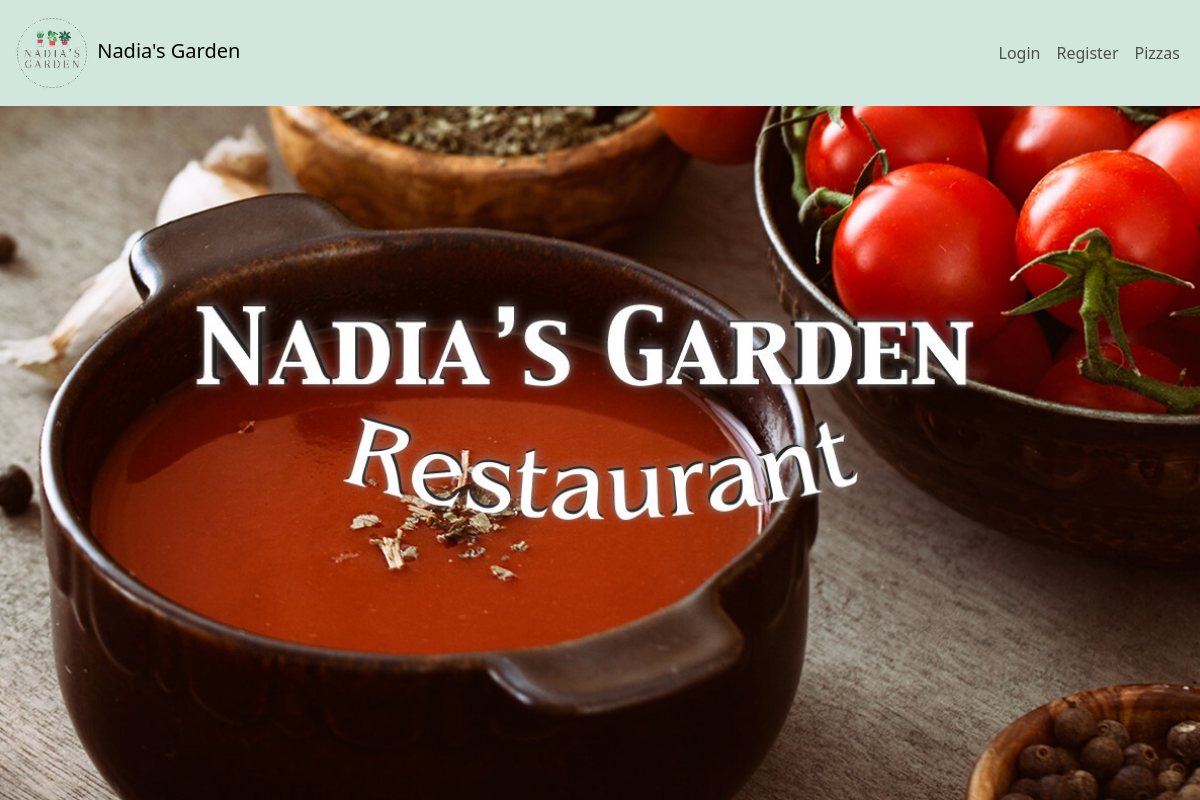
Page /pizzas on the earlier database version.
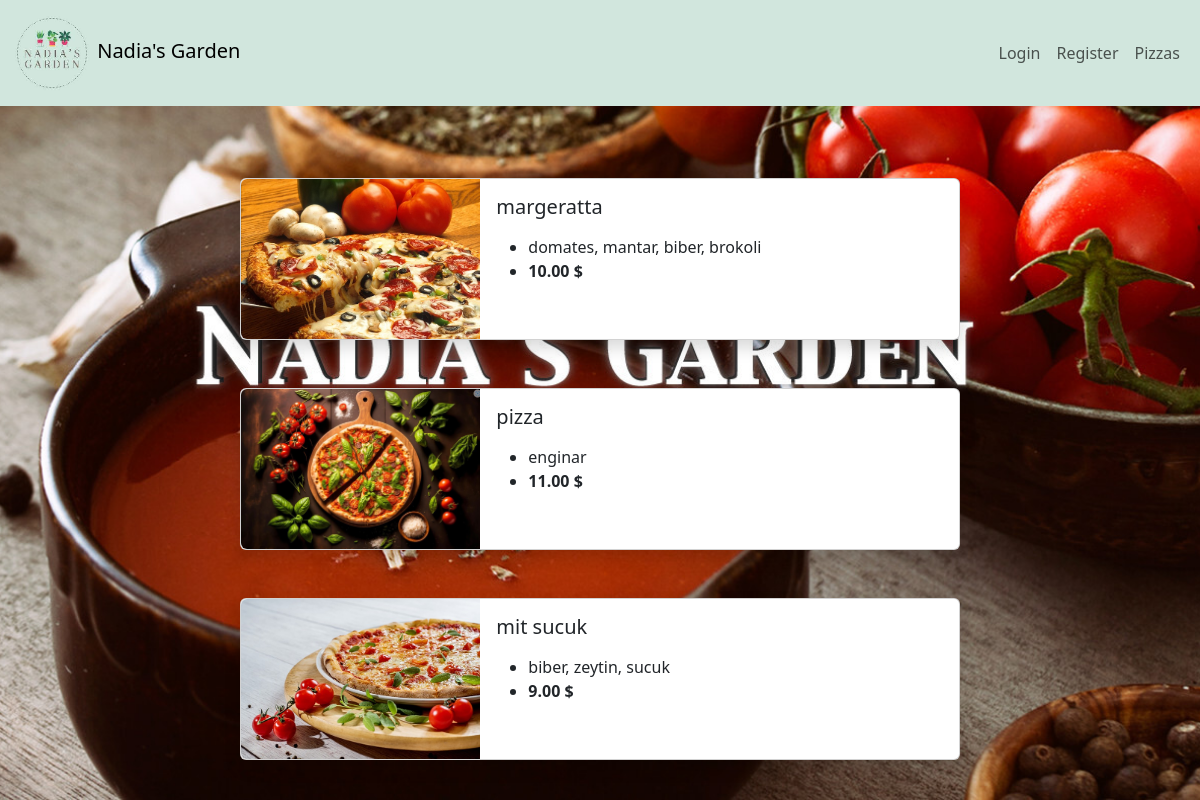
Same page on the later database version.
### pizzas/models.py (models this page shows, shortened)
class Pizza(models.Model):
    name = models.CharField(max_length=100)
    image = models.ImageField(upload_to="pizzas_pictures", blank=True, null=True)
    price = models.DecimalField(max_digits=10, decimal_places=2, default=10.00)
    topping = models.ManyToManyField(Toppings)

class Toppings(models.Model):
    name = models.CharField(max_length=100)
    def __str__(self):
        return self.name

### pizzas/views.py (the view)
# urls.py: path('', include('pizzas.urls')),
def pizzas(request):
    pizzas=Pizza.objects.all()
    context={
        'pizzas':pizzas
    }
    return render(request,'pizzas/pizzas.html',context)

### pizzas/templates/pizzas/pizzas.html (shortened to what this page needs)
{% extends 'pizzas/base.html' %}
{% block content %}
<div class="d-flex justify-content-around flex-wrap pt-5">
    {% for pizza in pizzas %}
    <div class="card m-4 shadow" style="max-width: 720px;">
        <div class="row g-0">
            <div class="col-md-4">
                {% if pizza.image %}
                <img src="{{ pizza.image.url }}" class="img-fluid rounded-start" style="height: 100%;">
                {% endif %}
            </div>
            <div class="col-md-8">
                <div class="card-body">
                    <h5 class="card-title">{{ pizza.name }}</h5>
                    <p class="card-text">
                    <ul>
                        <li>
                            {{ pizza.topping.all | join:', ' }}
                        </li>
                        <li>
                            <strong> {{ pizza.price }} $</strong>
                        </li>
                    </ul>
                    </p>
                </div>
            </div>
        </div>
    </div>
    {% endfor %}
</div>
{% endblock content %}

### pizzas/templates/pizzas/base.html (shortened to what this page needs)
{% load static %}
<!DOCTYPE html>
<html lang="en">
<head>
    <link href="https://cdn.jsdelivr.net/npm/bootstrap@5.3.1/dist/css/bootstrap.min.css" rel="stylesheet"
>
    <link rel="stylesheet" href=" {% static 'css/style.css' %} ">
</head>
<body>
    {% include 'pizzas/navbar.html' %}
    <div class="homeImage">
        {% block content %}
        {% endblock content %}
    </div>
</body>
</html>

### pizzas/templates/pizzas/navbar.html
{% load static %}
<nav class="navbar navbar-expand-lg navbar navbar-white">
    <div class="container-fluid ">
        <a class="navbar-brand alert-warning" href="/">
            <img src="{% static 'images/nadia.jpeg' %}" alt="Hi!" width="80" height="80">
            Nadia's Garden</a>
        <div class="collapse navbar-collapse" id="navbars-host">
            <ul class="navbar-nav ms-auto">
                {% if user.is_authenticated %}
                <li class="nav-item"><a class="nav-link" href=" {% url 'logout' %} ">Logout</a></li>
                {% else %}
                <li class="nav-item"><a class="nav-link" href=" {% url 'login' %} ">Login</a></li>
                <li class="nav-item"><a class="nav-link" href=" {% url 'register' %} ">Register</a></li>
                {% endif %}
                <li class="nav-item"><a class="nav-link" href=" {% url 'pizzas' %} ">Pizzas</a></li>
            </ul>
        </div>
</nav>

### static/css/style.css (style rules this page uses)
body { background-color: bisque; }
.navbar { background-color: #D1E6DD; }
.homeImage { background-image: url("../images/nadiasgarden.jpg"); background-size: cover; background-position: center; height: calc(100vh - 106px); }

Differences in the rows shown:
added Pizza: image (picture), name "margeratta", topping.all "domates, mantar, biber, brokoli", price "10.00"
added Pizza: image (picture), name "pizza", topping.all "enginar", price "11.00"
added Pizza: image (picture), name "mit sucuk", topping.all "biber, zeytin, sucuk", price "9.00"
